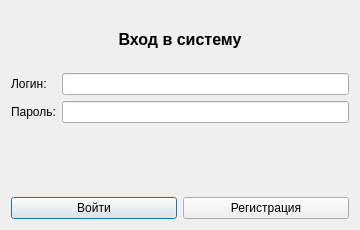
<?xml version="1.0" encoding="UTF-8"?>
<ui version="4.0">
 <class>AuthDialog</class>
 <widget class="QDialog" name="AuthDialog">
  <property name="geometry">
   <rect>
    <x>0</x>
    <y>0</y>
    <width>360</width>
    <height>230</height>
   </rect>
  </property>
  <property name="windowTitle">
   <string>Авторизация в библиотеке</string>
  </property>
  <layout class="QVBoxLayout" name="verticalLayout">
   <item>
    <widget class="QLabel" name="labelTitle">
     <property name="font">
      <font>
       <pointsize>12</pointsize>
       <bold>true</bold>
      </font>
     </property>
     <property name="text">
      <string>Вход в систему</string>
     </property>
     <property name="alignment">
      <set>Qt::AlignmentFlag::AlignCenter</set>
     </property>
    </widget>
   </item>
   <item>
    <layout class="QFormLayout" name="formLayout">
     <item row="0" column="0">
      <widget class="QLabel" name="labelUser">
       <property name="text">
        <string>Логин:</string>
       </property>
      </widget>
     </item>
     <item row="0" column="1">
      <widget class="QLineEdit" name="editUsername"/>
     </item>
     <item row="1" column="0">
      <widget class="QLabel" name="labelPass">
       <property name="text">
        <string>Пароль:</string>
       </property>
      </widget>
     </item>
     <item row="1" column="1">
      <widget class="QLineEdit" name="editPassword">
       <property name="echoMode">
        <enum>QLineEdit::EchoMode::Password</enum>
       </property>
      </widget>
     </item>
    </layout>
   </item>
   <item>
    <widget class="QLabel" name="labelStatus">
     <property name="styleSheet">
      <string notr="true">color: red;</string>
     </property>
     <property name="text">
      <string/>
     </property>
     <property name="alignment">
      <set>Qt::AlignmentFlag::AlignCenter</set>
     </property>
    </widget>
   </item>
   <item>
    <layout class="QHBoxLayout" name="horizontalLayout">
     <item>
      <widget class="QPushButton" name="btnLogin">
       <property name="text">
        <string>Войти</string>
       </property>
      </widget>
     </item>
     <item>
      <widget class="QPushButton" name="btnRegister">
       <property name="text">
        <string>Регистрация</string>
       </property>
      </widget>
     </item>
    </layout>
   </item>
  </layout>
 </widget>
 <resources/>
 <connections/>
</ui>
